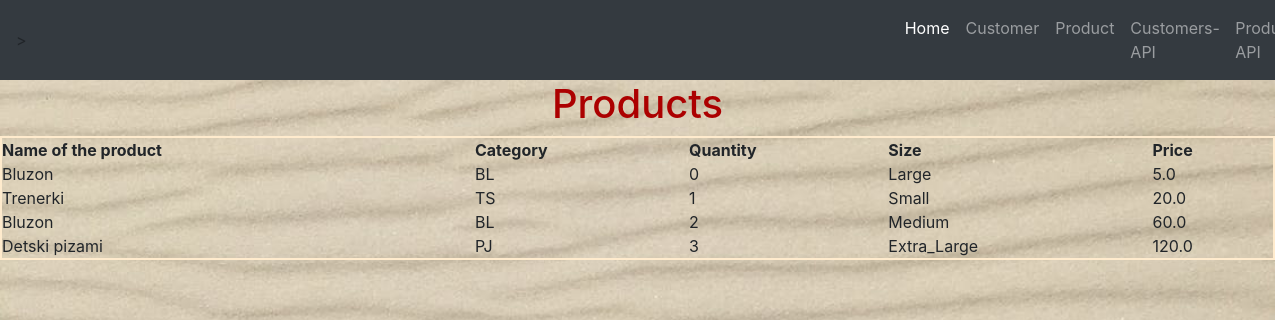
Screenshot of /products/ with the database file from the repository.
### shopping_store_app/models.py (models this page shows, shortened)
class Product(models.Model):
    category = [
        ("__", "---------"),
        ("TS", "Tracksuits"),
        ("PJ", "Pajamas"),
        ("BL", "Blouses"),
    ]
    sizes_product = [
        ("Small", "S"),
        ("Medium", "M"),
        ("Large", "L"),
        ("Extra_Large", "XL"),
    ]
    name = models.CharField(
        null=False,
        blank=False,
        max_length=250,
    )
    product_category = models.CharField(
        max_length=250,
        choices=category,
        default="---------",
    )
    quantity = models.PositiveIntegerField(default=0)
    size = models.CharField(choices=sizes_product, default="S", max_length=250)
    price = MoneyField(max_digits=14, decimal_places=1, default_currency="USD")
    class Meta:
        verbose_name = "Products"
        verbose_name_plural = "PRODUCTS"

### shopping_store_app/views.py (the view)
# urls.py: path("products/", views.products_list, name="products"),
def products_list(request):
    products = Product.objects.all().order_by("price")
    context = {"Products": products}
    return render(request, "shopping_store_app/product.html", context)

### shopping_store_app/templates/shopping_store_app/product.html
{% extends "shopping_store_app/base.html" %}
{% block content%}
<div>
    <table style="width: 100%; border: 2px solid blanchedalmond;">
        <h1 style="color: rgb(172, 0, 0); text-align: center;">Products</h1>
            <tr>
                <th>Name of the product</th>
                <th>Category</th>
                <th>Quantity</th>
                <th>Size</th>
                <th>Price</th>
            </tr>
            {% for item in Products %}
                <tr>
                    <td>{{item.name}}</td>
                    <td>{{item.product_category}}</td>
                    <td>{{item.quantity}}</td>
                    <td>{{item.size}}</td>
                    <td>{{item.price}}</td>
                </tr>
            {% endfor%}
    </table>
</div>
{% endblock%}

### shopping_store_app/static/style.css (style rules this page uses)
* { margin: 0; padding: 0; box-sizing: border-box; }
body { background-image: url("../static/images/pozadina.jpeg"); background-repeat: no-repeat; background-size:cover }

### rows the page displays
Product: name "Bluzon", product_category "BL", quantity "0", size "Large", price "5.0"
Product: name "Trenerki", product_category "TS", quantity "1", size "Small", price "20.0"
Product: name "Bluzon", product_category "BL", quantity "2", size "Medium", price "60.0"
Product: name "Detski pizami", product_category "PJ", quantity "3", size "Extra_Large", price "120.0"
